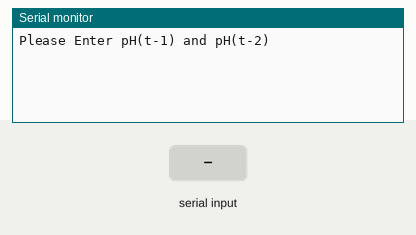
This sketch was run on a simulated Arduino Uno, built with avr-gcc and run on an emulated ATmega328P. On the bench: the last lines printed to the serial monitor. The inputs (shaded band) are chosen by the test bench.

Above: at 1.2 s.
1.3 s: "90,45,200\n" received over Serial
At 3.2 s:
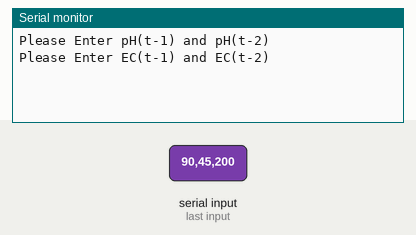
3.8 s: "30,150,10\n" received over Serial
At 5.1 s:
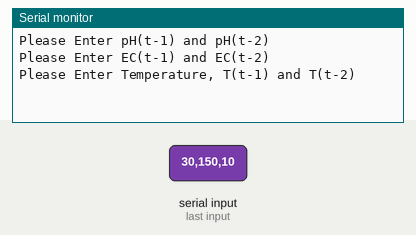
6.3 s: "90,45\n" received over Serial
At 8.1 s:
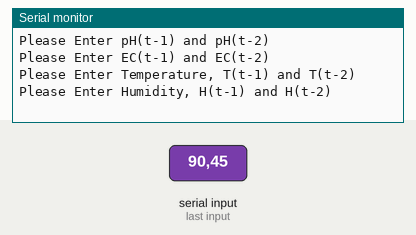
8.8 s: "30,150\n" received over Serial
At 11.0 s:
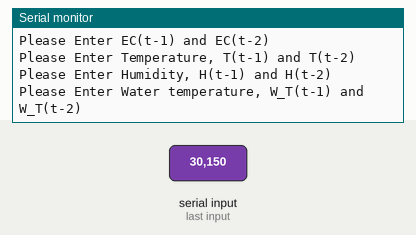
11.3 s: "90,45,200,10\n" received over Serial
At 13.4 s:
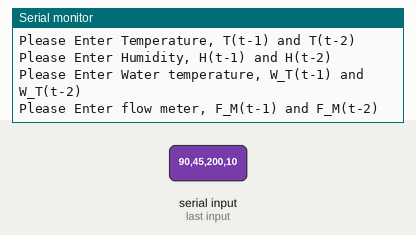
13.8 s: "30,150,10,200\n" received over Serial
At 16.2 s:
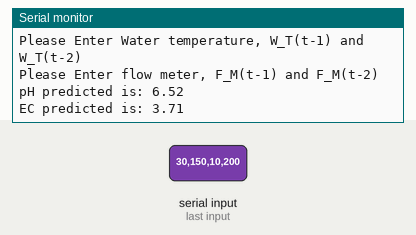

Measured:
- after the input at 1.3 s, the serial monitor: prints a new line after 1.0 s (image 1)
- after the input at 3.8 s, the serial monitor: prints a new line after 1.0 s (image 2)
- after the input at 6.3 s, the serial monitor: prints a new line after 1.0 s (image 3)
- after the input at 8.8 s, the serial monitor: prints a new line after 1.0 s (image 4)
- after the input at 11.3 s, the serial monitor: prints a new line after 1.0 s (image 5)
- after the input at 13.8 s, the serial monitor: prints a new line after 1.0 s (image 6)

The sketch:

ANNImplementationcode.ino
```cpp
void setup() {
  // put your setup code here, to run once:
  Serial.begin(9600);
}

void loop() {
  // Follow instructions and enter the values of inputs on serial monitor
  Serial.println("Please Enter pH(t-1) and pH(t-2)");
  while (Serial.available() == 0) {}
  float y1 = Serial.parseFloat(), y3 = Serial.parseFloat();
  while (Serial.available() == 0) {}
  String myNam = Serial.readString();

  Serial.println("Please Enter EC(t-1) and EC(t-2)");
  while (Serial.available() == 0) {}
  float y2 = Serial.parseFloat(), y4 = Serial.parseFloat();
  while (Serial.available() == 0) {}
  myNam = Serial.readString();

  Serial.println("Please Enter Temperature, T(t-1) and T(t-2)");
  while (Serial.available() == 0) {}
  float x1 = Serial.parseFloat(), x11 = Serial.parseFloat();
  while (Serial.available() == 0) {}
  myNam = Serial.readString();

  Serial.println("Please Enter Humidity, H(t-1) and H(t-2)");
  while (Serial.available() == 0) {}
  float x2 = Serial.parseFloat(), x21 = Serial.parseFloat();
  while (Serial.available() == 0) {}
  myNam = Serial.readString();

  Serial.println("Please Enter Water temperature, W_T(t-1) and W_T(t-2)");
  while (Serial.available() == 0) {}
  float x3 = Serial.parseFloat(), x31 = Serial.parseFloat();
  while (Serial.available() == 0) {}
  myNam = Serial.readString();

  Serial.println("Please Enter flow meter, F_M(t-1) and F_M(t-2)");
  while (Serial.available() == 0) {}
  float x4 = Serial.parseFloat(), x41 = Serial.parseFloat();
  while (Serial.available() == 0) {}
  myNam = Serial.readString();

  // Input 1
  float x11_offset = 35.8, x12_offset = 16, x13_offset = 17.31, x14_offset = 0;
  float x11_gain = 0.0300751879699248, x12_gain = 0.109289617486339,
        x13_gain = 0.126984126984127, x14_gain = 0.0289855072463768;
  float x1_ymin = -1;

  // Input 2
  float x21_offset = 4.89, x22_offset = 2.21;
  float x21_gain = 1.04712041884817, x22_gain = 2.40963855421687;
  float x2_ymin = -1;

  // Output 1
  float y1_ymin = -1;
  float y21_gain = 1.04712041884817, y22_gain = 2.40963855421687;
  float y21_offset = 4.89, y22_offset = 2.21;

  // Formatting Inputs
  float X1 = ((x1 - x11_offset) * x11_gain) + x1_ymin;
  float X2 = ((x2 - x12_offset) * x12_gain) + x1_ymin;
  float X3 = ((x3 - x13_offset) * x13_gain) + x1_ymin;
  float X4 = ((x4 - x14_offset) * x14_gain) + x1_ymin;
  float X5 = ((x11 - x11_offset) * x11_gain) + x1_ymin;
  float X6 = ((x21 - x12_offset) * x12_gain) + x1_ymin;
  float X7 = ((x31 - x13_offset) * x13_gain) + x1_ymin;
  float X8 = ((x41 - x14_offset) * x14_gain) + x1_ymin;

  float Y1 = ((y1 - x21_offset) * x21_gain) + x2_ymin;
  float Y2 = ((y2 - x22_offset) * x22_gain) + x2_ymin;
  float Y3 = ((y3 - x21_offset) * x21_gain) + x2_ymin;
  float Y4 = ((y4 - x22_offset) * x22_gain) + x2_ymin;

  // Layer 1
  float b11 = 0.0473704809714359, b12 = -0.5806516565898644;
  float IW1_0 = -0.0008856522227611, IW1_1 = 0.0161774754418859,
        IW1_2 = 0.1285782840628543, IW1_3 = 0.0168350110352804,
        IW1_4 = 0.00100824940364, IW1_5 = -0.0073590030438688,
        IW1_6 = -0.1172341383019037, IW1_7 = -0.00536501198350635;

  float IW2_0 = -0.0393852192867964, IW2_1 = -0.008094114470252,
        IW2_2 = 0.0898034617348214, IW2_3 = 0.0101587711033461,
        IW2_4 = -0.00268831439242449, IW2_5 = -0.0313776554579349,
        IW2_6 = -0.0954144351725477, IW2_7 = -0.0954144351725477;

  float IW3_0 = -0.049684478808088, IW3_1 = 0.305382559627246,
        IW3_2 = -0.0236362311727722, IW3_3 = 0.0654834644940186,
        IW3_4 = 0.766194293652999, IW3_5 = 0.199912975228452,
        IW3_6 = 0.579164334112892, IW3_7 = 0.00623338232344978;

  // Layer 2
  float b21 = 0.437993098993609, b22 = -0.00458017389654517;
  float LW21_0 = -0.361632360094489, LW22_0 = 0.695118370340954,
        LW21_1 = 2.48403931053471, LW22_1 = 0.140365355794936;

  // Outputs Layer 1
  float Z11 = ((IW1_0*X1) + (IW1_1*X2) + (IW1_2*X3) + (IW1_3*X4)
              + (IW1_4*X5) + (IW1_5*X6) + (IW1_6*X7) + (IW1_7*X8));

  float Z12 = ((IW3_0*Y1) + (IW3_1*Y2) + (IW3_2*Y3) + (IW3_3*Y4));

  float Z21 = ((IW2_0*X1) + (IW2_1*X2) + (IW2_2*X3) + (IW2_3*X4)
              + (IW2_4*X5) + (IW2_5*X6) + (IW2_6*X7) + (IW2_7*X8));

  float Z22 = ((IW3_4*Y1) + (IW3_5*Y2) + (IW3_6*Y3) + (IW3_7*Y4));

  float Z1 = Z11 + Z12 + b11;
  float Z2 = Z21 + Z22 + b12;

  float fZ1 = 2 / (1 + exp(-2 * Z1)) - 1;
  float fZ2 = 2 / (1 + exp(-2 * Z2)) - 1;

  // Layer 2 outputs
  float Z3 = (LW21_0 * fZ1) + (LW22_0 * fZ2) + b21;
  float Z4 = (LW21_1 * fZ1) + (LW22_1 * fZ2) + b22;

  // Normalizing Output
  float fZ3 = ((Z3 - y1_ymin) / y21_gain) + y21_offset - 0.06;
  float fZ4 = ((Z4 - y1_ymin) / y22_gain) + y22_offset;

  // Display results
  Serial.print("pH predicted is: ");
  Serial.println(fZ3);
  Serial.print("EC predicted is: ");
  Serial.println(fZ4);

  delay(10000);
  Serial.println();
}
```
